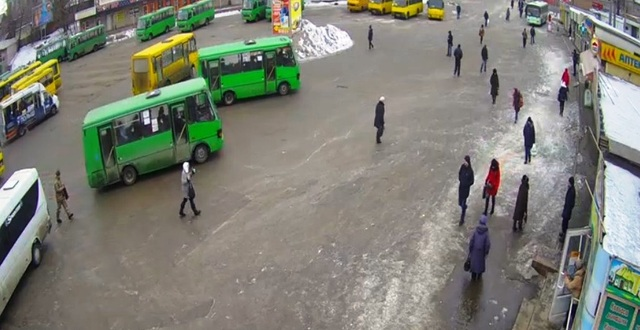
#> input picture PROJECT/1_600.jpg, 640 x 330 px, given in place of the camera
$ python YellowCub.py
#> lines starting #> are read from the running program, lines starting #| are printed output that depends on the picture; after the words box and inside, x2 and y2 are one past the last pixel; in counts of white or black regions, pixels touching at a corner belong together
import numpy as np
import cv2


def main():

    a = 0
    cap = cv2.VideoCapture(0)
    while (cap.isOpened()):
        _, img = cap.read()
#> img is the input picture: shape (330, 640, 3); mean B, G, R 118, 128.2, 126.9
        kern = cv2.getStructuringElement(cv2.MORPH_ELLIPSE, (5,5))
        hsv = cv2.cvtColor(img, cv2.COLOR_BGR2HSV)
#> hsv: shape (330, 640, 3); mean H, S, V 48.2, 42.7, 134.9
        lower_yellow = np.array([20, 100, 120])
        upper_yellow = np.array([33, 255, 255])
        mask = cv2.inRange(
            hsv,
            lower_yellow,
            upper_yellow,
        )
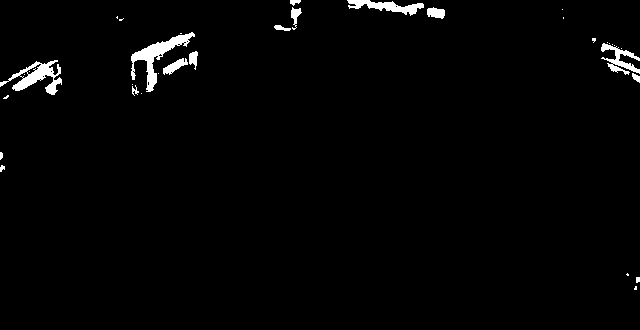
#> mask: shape (330, 640); 1.8% white; 34 white regions (19 under 20 px), largest, box (x1, y1, x2, y2) and area: (131, 32, 195, 92) 971, (0, 60, 62, 95) 824, (347, 0, 424, 16) 545
        mask = cv2.morphologyEx(mask, cv2.MORPH_OPEN, kern)
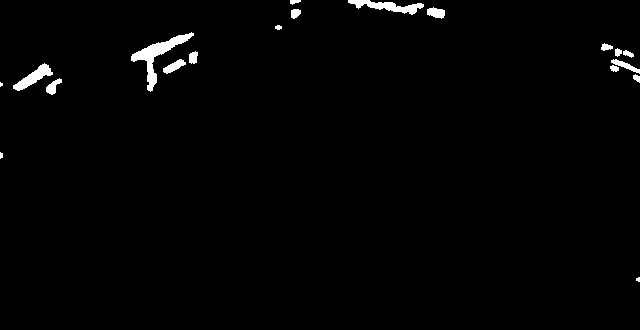
#> mask: shape (330, 640); 1.4% white; 19 white regions (3 under 20 px)
        res = cv2.bitwise_and(
            img,
            img,
            mask = mask
        )
        contours, hierarchy = cv2.findContours(
            mask,
            cv2.RETR_TREE,
            cv2.CHAIN_APPROX_SIMPLE
        )
#> contours = 19 contours, 4 with area under 20; largest, box (x1, y1, x2, y2) and area: (131, 32, 194, 92) 754, (348, 0, 424, 15) 417, (13, 63, 53, 91) 364, (163, 59, 186, 74) 140, (427, 7, 445, 19) 128
        centers = []
        for cnt in contours:
            M = cv2.moments(cnt)
            cx = int(M['m10']/M['m00'])
            cy = int(M['m01']/M['m00'])
            centers.append((cx,cy))
#> this loop made 19 passes
#> (cx, cy) on passes 1 to 12: (637, 279), (0, 155), (0, 84), (52, 86), (636, 77), (613, 68), (33, 76), (624, 65), (173, 66), (192, 57), (627, 53), (617, 51)
#> after the loop, centers = [(637, 279), (0, 155), (0, 84), (52, 86), (636, 77), (613, 68), (33, 76), (624, 65), (173, 66), (192, 57), (627, 53), (617, 51), (605, 46), (157, 54), (278, 27), (295, 12), (435, 12), (387, 5), (294, 1)]


        cv2.drawContours(
            img,
            contours,
            -1,
            (0, 0, 255)
        )
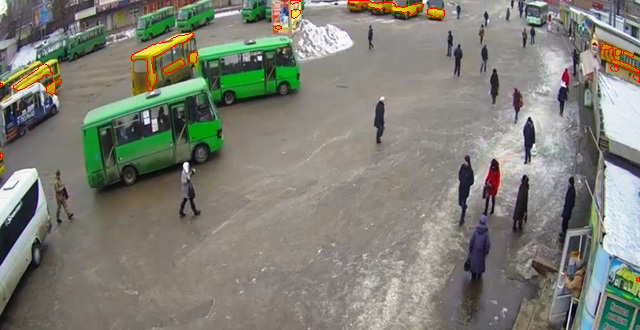
#> img: shape (330, 640, 3); 0.43% of pixels changed, all inside (x1, y1, x2, y2) = (0, 0, 640, 282)
        for center in centers:
            cv2.circle(img, center, 3, (255,0,0),-1)
            cv2.putText(img, "Yellow", center,
                        cv2.FONT_HERSHEY_PLAIN,
                        2, (0,0,0))
#> this loop made 19 passes
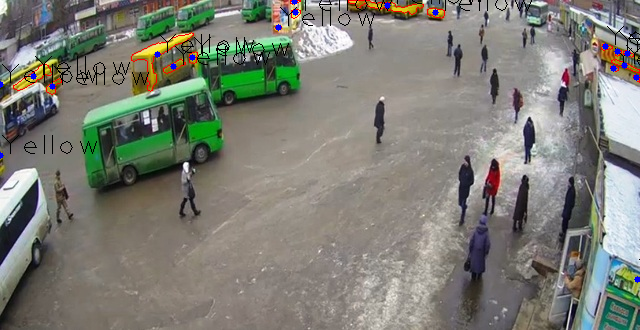
#> img: shape (330, 640, 3); 1.12% of pixels changed, all inside (x1, y1, x2, y2) = (0, 0, 640, 283)
        cv2.imshow("win", img)
        cv2.imshow("mask", res)
        key = cv2.waitKey(20) & 0xff
#> (key Esc is pressed here)
        if key == 27:
             break


if __name__ == '__main__':
    main()
